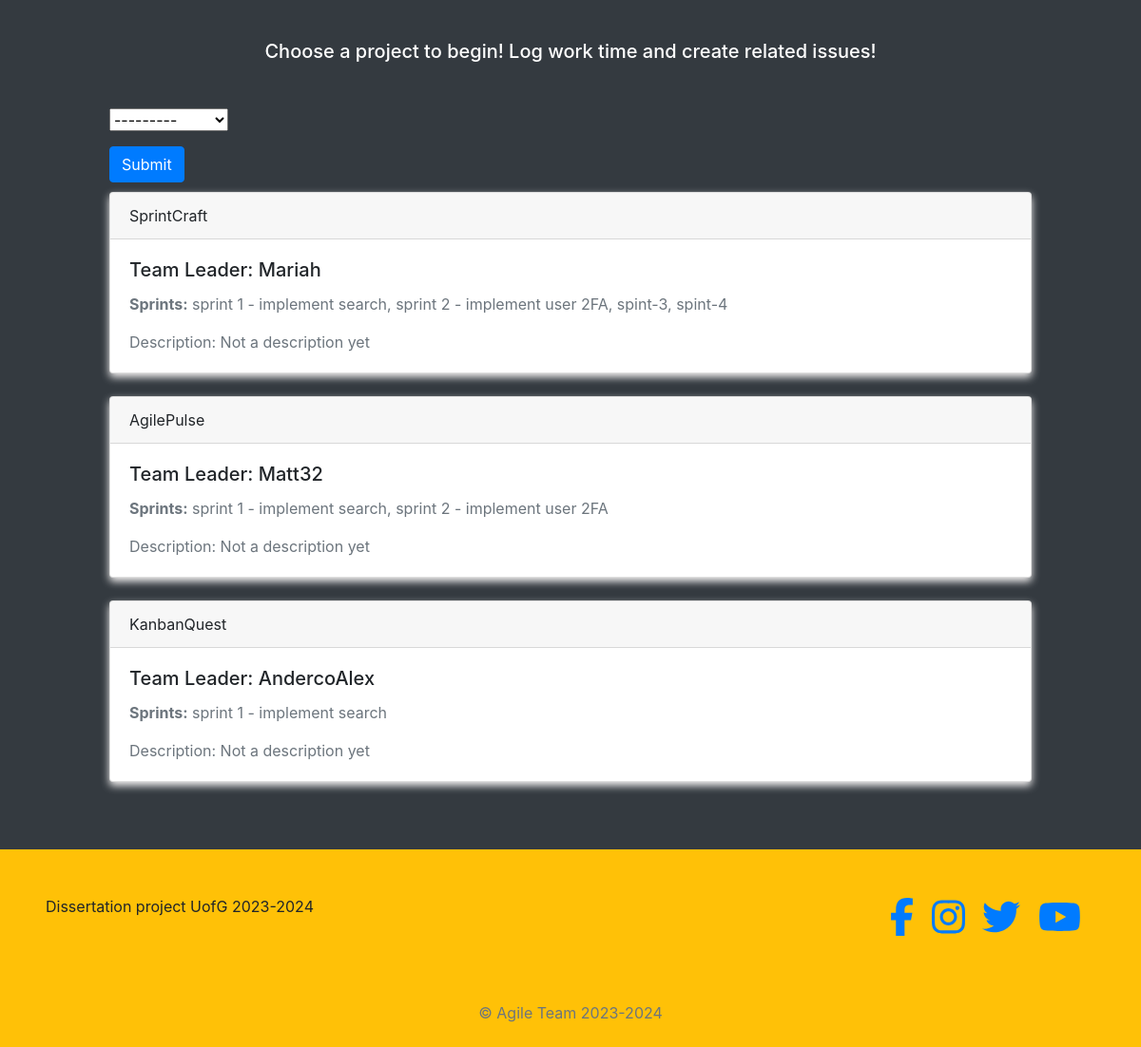
Before: / (signed in, lower part) with the older database file.
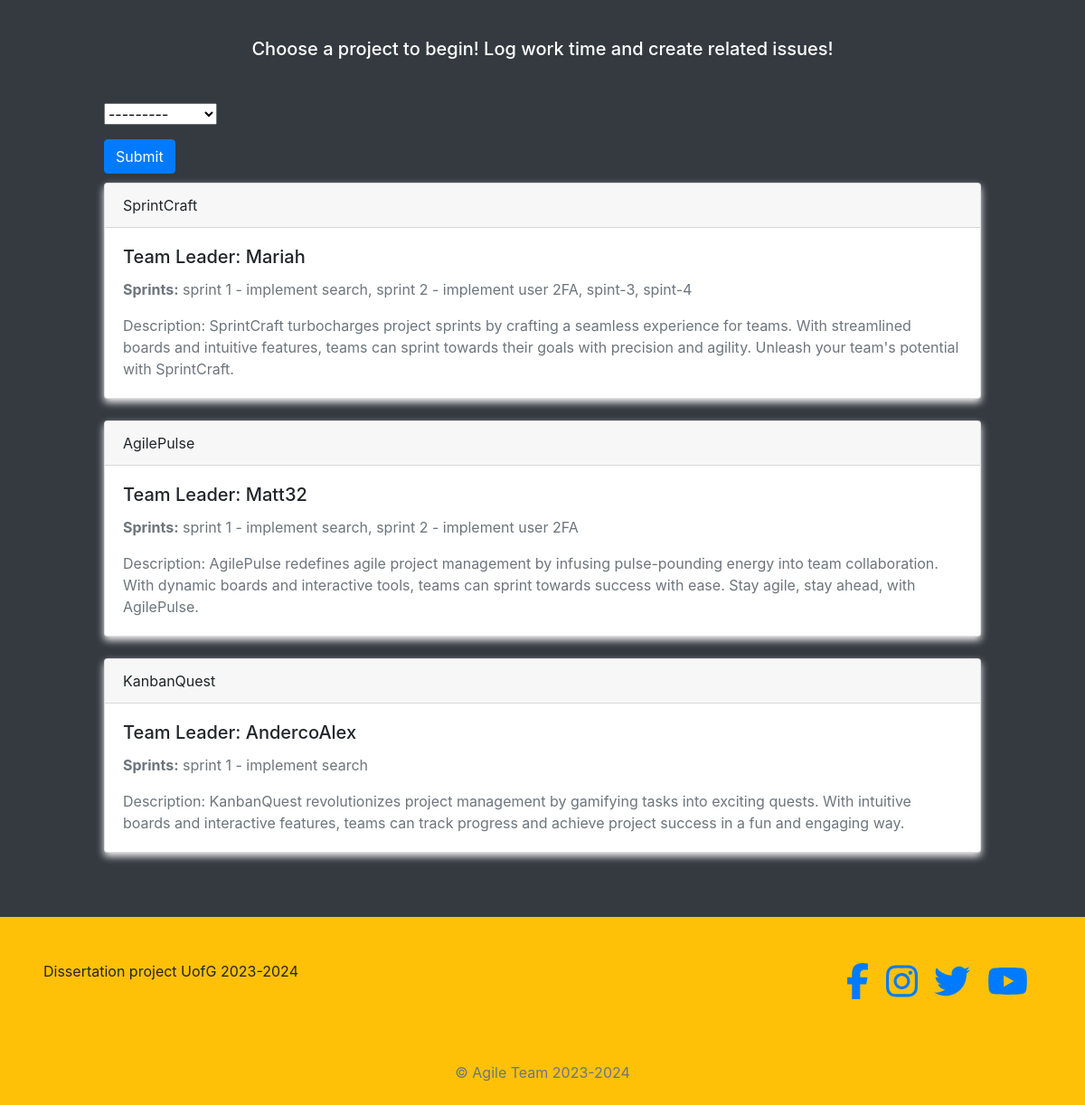
After: the same page with the newer database file.
### areas/models.py (models this page shows)
class ProductionLine(models.Model):
    name = models.CharField(max_length=200)
    team_leader = models.ForeignKey(Profile, on_delete=models.CASCADE)
    products = models.ManyToManyField(Product)
    description = models.CharField(
        max_length=500, default='Not a description yet')
    def __str__(self):
        return self.name

### profiles/models.py (models this page shows)
class Profile(models.Model):
    user = models.OneToOneField(User, on_delete=models.CASCADE)
    bio = models.TextField()
    profile_picture = models.ImageField(upload_to=get_upload_path, default="uploads/profile/img/avatar.png", validators=[FileExtensionValidator(['png', 'jpg', 'jpeg'])])
    team = models.CharField(max_length=200, choices=TEAM_CHOICES)  # Use choices for team
    updated = models.DateTimeField(auto_now=True)
    created = models.DateTimeField(auto_now_add=True)
    def __str__(self):
        return "{}".format(self.user)

### reports/views.py (the view, shortened to what this page needs)
# urls.py: path('', HomeView.as_view(), name='home'),
class HomeView(FormView):
    template_name = "reports/home.html"
    form_class = ReportSelectLineForm
    def get_form_kwargs(self):
        kwargs = super(HomeView, self).get_form_kwargs()
        kwargs['user'] = self.request.user
        return kwargs
    def get_context_data(self, **kwargs):
        context = super().get_context_data(**kwargs)
        context['production_lines'] = ProductionLine.objects.all().prefetch_related('products')
        return context

### reports/forms.py
class ReportSelectLineForm(forms.Form):
    production_line = forms.ModelChoiceField(queryset=ProductionLine.objects.none(), label = '')
    def __init__(self, user, *args, **kwargs):
        self.user = user
        super(ReportSelectLineForm, self).__init__(*args, **kwargs)
        self.fields['production_line'].queryset = ProductionLine.objects.all()

### blogs/context_processors.py (called while the page is built)
def get_categories(request):
    categories = Category.objects.all()
    return dict(categories=categories)

### profiles/context_processors.py (called while the page is built)
def profile_pic(request):
    if request.user.is_authenticated:
        user = request.user
        try:
            profile_obj = Profile.objects.get(user=user)
            pic = profile_obj.profile_picture
        except Profile.DoesNotExist:
            pic = None
        return {'picture':pic}
    return {}

def get_profile(request):
    if request.user.is_authenticated:
        user = request.user
        try:
            profile_obj = Profile.objects.get(user=user)
        except Profile.DoesNotExist:
            pic = None
        return {'profile':profile_obj}
    return {}

### reports/templates/reports/home.html (shortened to what this page needs)
{% extends 'base.html' %}
{% load crispy_forms_tags %}
{% block content %}
<div class ="col-10 mx-auto m-10" style="margin-top: 70px;">
{% if request.user.is_authenticated  %}
<div class = "text-center text-white h5 mb-5" style="margin-top: 70px;"> Choose a project to begin! Log work time and create related issues! </div>
<form action="" method="POST">
{{form|crispy}}
<button type="submit" class = "btn btn-primary"> Submit </button>
</form>
{% for line in production_lines %}
<div class="card mb-4" style='margin-top: 10px;'>
    <div class="card-header">
        {{ line.name }}
    </div>
    <div class="card-body">
        <h5 class="card-title">Team Leader: {{ line.team_leader }}</h5>
        <p class="card-text">
            <strong>Sprints:</strong>
            {% for product in line.products.all %}
                {{ product.name }}{% if not forloop.last %}, {% endif %}
            {% endfor %}
        </p>
        <p class="card-text">Description: {{ line.description }}</p>
    </div>
</div>
{% endfor %}
{% else %}
<div class = "text-white text-center h3"> Please log in! </div>
{% endif %}
<div class ="col-6 mx-auto m-10" style="margin-top: 70px;"> </div>
</div>
{% endblock content %}

Changed rows visible on the page:
changed ProductionLine "SprintCraft": description "Not a description yet" → "SprintCraft turbocharges project sprints by crafting a seamless experience for teams. With streamlined boards and intuitive features, teams can sprint towards their goals with precision and agility. Unleash your team's potential with SprintCraft."
changed ProductionLine "AgilePulse": description "Not a description yet" → "AgilePulse redefines agile project management by infusing pulse-pounding energy into team collaboration. With dynamic boards and interactive tools, teams can sprint towards success with ease. Stay agile, stay ahead, with AgilePulse."
changed ProductionLine "KanbanQuest": description "Not a description yet" → "KanbanQuest revolutionizes project management by gamifying tasks into exciting quests. With intuitive boards and interactive features, teams can track progress and achieve project success in a fun and engaging way."
